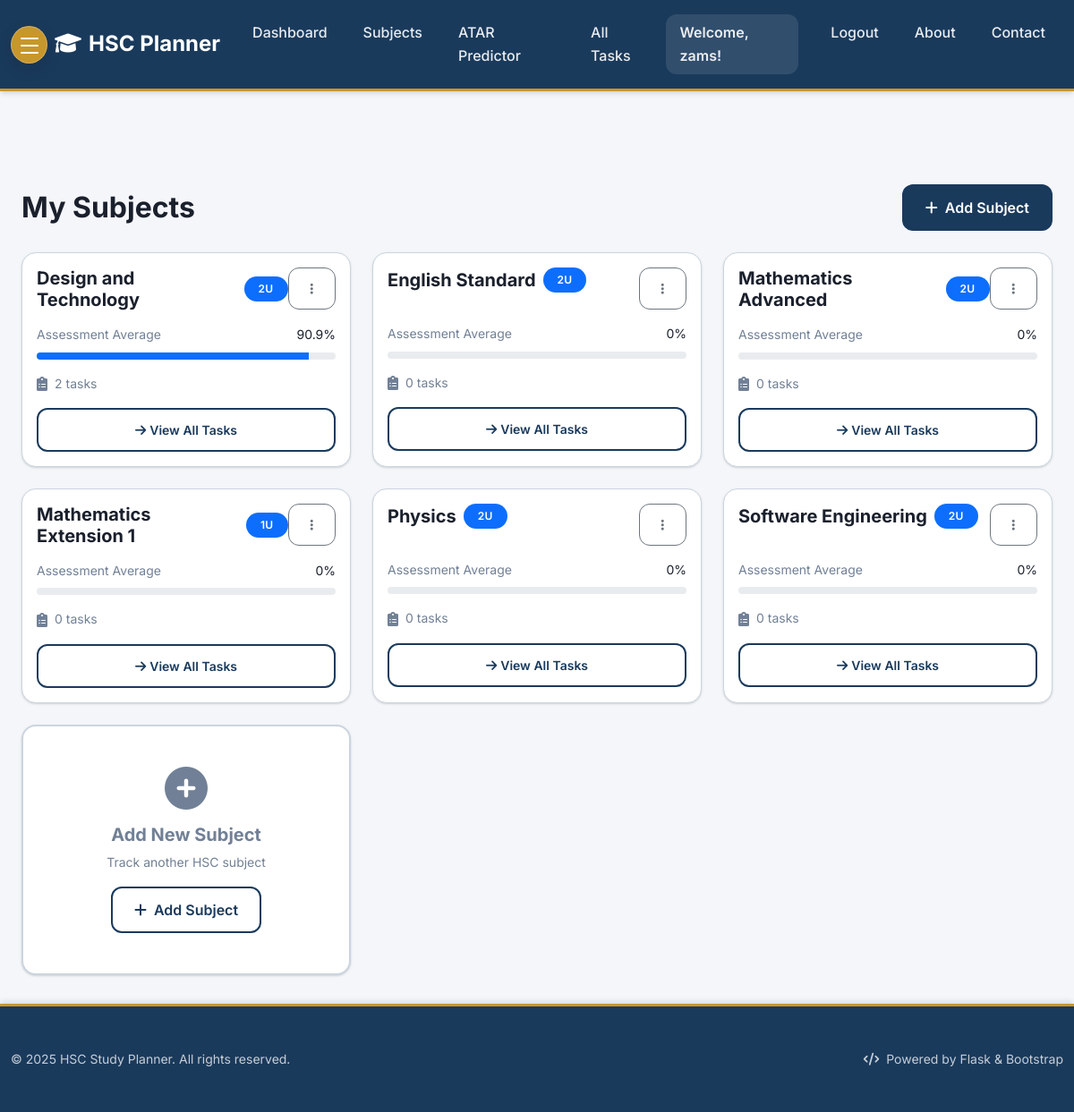
Page /subjects (signed in) on the earlier database version.
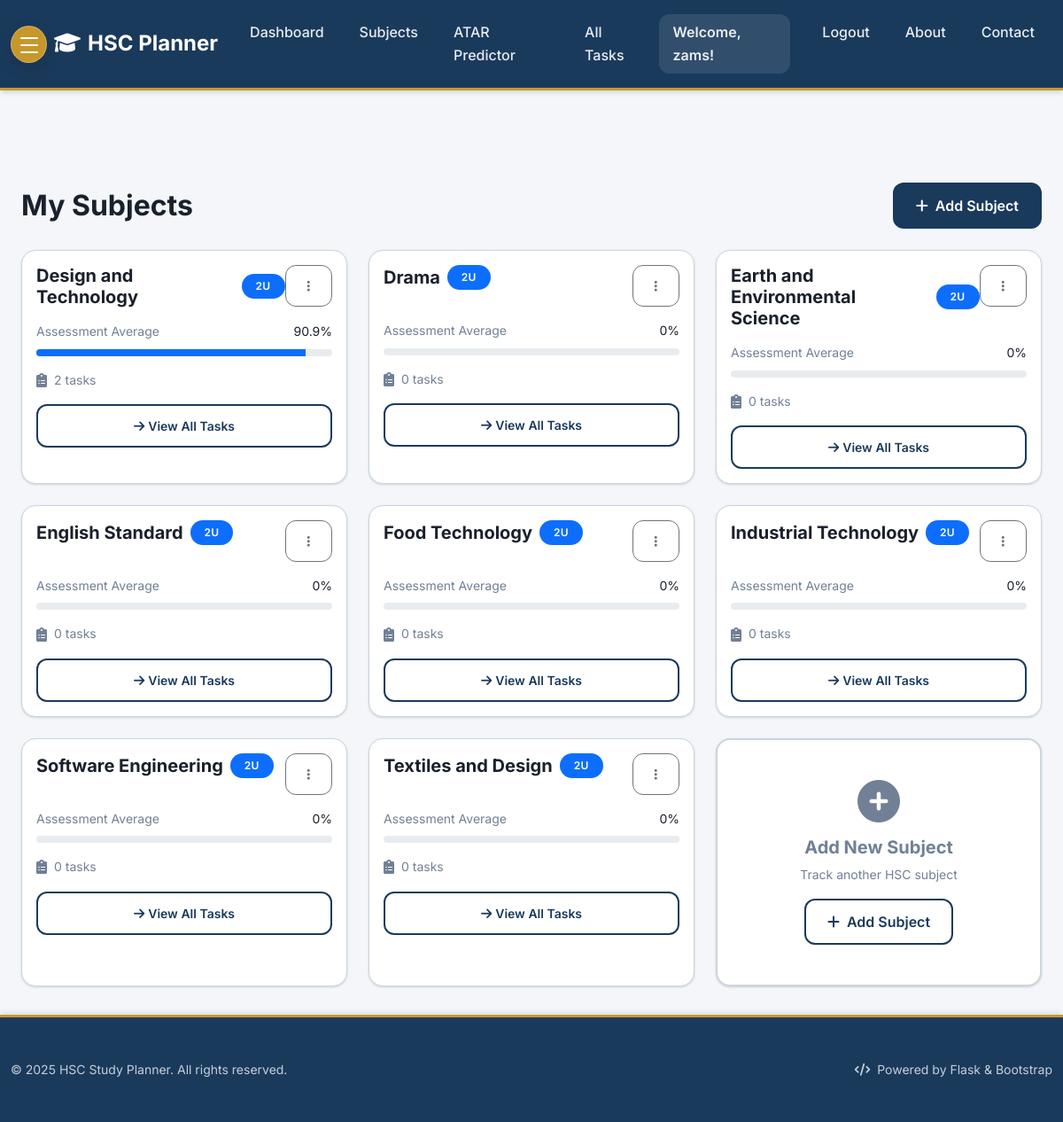
Same page on the later database version.
### tables this page shows
CREATE TABLE users (
    id INTEGER PRIMARY KEY AUTOINCREMENT,
    username TEXT UNIQUE NOT NULL,
    password_hash TEXT NOT NULL,
    email TEXT UNIQUE NOT NULL
);

CREATE TABLE subjects (
                id INTEGER PRIMARY KEY AUTOINCREMENT,
                name TEXT NOT NULL,
                user_id INTEGER NOT NULL,
                units INTEGER NOT NULL DEFAULT 2,
                target_mark INTEGER,
                FOREIGN KEY (user_id) REFERENCES users (id),
                UNIQUE(user_id, name)
            );

### Task_Organiser/app.py (the view)
    @app.route("/subjects")
    @login_required
    def subjects():
        db = get_db()
        try:
            cursor = db.execute("PRAGMA table_info(subjects)")
            columns = [column[1] for column in cursor.fetchall()]
            if "units" in columns and "target_mark" in columns:
                subjects = db.execute(
                    "SELECT * FROM subjects WHERE user_id = ? ORDER BY name",
                    (g.user["id"],),
                ).fetchall()
            else:
                subjects = db.execute(
                    "SELECT id, name, user_id FROM subjects WHERE user_id = ? ORDER BY name",
                    (g.user["id"],),
                ).fetchall()
            subjects_list = []
            for subject in subjects:
                subject_dict = dict(subject)
                if "units" not in subject_dict:
                    subject_dict["units"] = 2
                if "target_mark" not in subject_dict:
                    subject_dict["target_mark"] = None
                if "estimated_mark" not in subject_dict:
                    subject_dict["estimated_mark"] = 0
                assessment_results = db.execute(
                    """
                    SELECT weight, raw_mark, max_mark
                    FROM assessment_results
                    WHERE subject_id = ? AND user_id = ?
                """,
                    (subject_dict["id"], g.user["id"]),
                ).fetchall()
                if assessment_results:
                    total_weighted_score = 0
                    total_weight = 0
                    for result in assessment_results:
                        percentage = (
                            (result["raw_mark"] / result["max_mark"]) * 100
                            if result["max_mark"] > 0
                            else 0
                        )
                        weighted_score = percentage * (result["weight"] / 100)
                        total_weighted_score += weighted_score
                        total_weight += result["weight"]
                    subject_dict["estimated_mark"] = (
                        round(total_weighted_score, 1) if total_weight > 0 else 0
                    )
                else:
                    subject_dict["estimated_mark"] = 0
                task_count = db.execute(
                    "SELECT COUNT(*) as count FROM tasks WHERE user_id = ? AND subject_id = ?",
                    (g.user["id"], subject_dict["id"]),
                ).fetchone()
                subject_dict["task_count"] = task_count["count"] if task_count else 0
                subjects_list.append(subject_dict)
            return render_template("subjects.html", subjects=subjects_list)
        except Exception:
            return render_template("subjects.html", subjects=[])

### Task_Organiser/app.py (called while the page is built)
def login_required(view):
    @wraps(view)
    def wrapped_view(**kwargs):
        if g.user is None:
            return redirect(url_for("login"))
        return view(**kwargs)
    return wrapped_view

### Task_Organiser/db.py (called while the page is built)
def get_db() -> sqlite3.Connection:
    if "db" not in g:
        database_path = current_app.config["DATABASE"]
        g.db = sqlite3.connect(database_path)
        g.db.row_factory = sqlite3.Row
    return g.db

### Task_Organiser/templates/subjects.html (shortened to what this page needs)
{% extends 'base.html' %}
{% block content %}
<div class="container mt-5">
    <div class="d-flex justify-content-between align-items-center mb-4">
        <h2 class="mb-0 fw-bold">My Subjects</h2>
        <button class="btn btn-primary" data-bs-toggle="modal" data-bs-target="#addSubjectModal">
            <i class="fas fa-plus me-2"></i>Add Subject
        </button>
    </div>
    <div class="row g-3 g-md-4">
        {% if subjects %}
            {% for subject in subjects %}
            <div class="col-12 col-md-6 col-lg-4">
                <div class="card card-subject h-100">
                    <div class="card-body">
                        <div class="d-flex justify-content-between align-items-start mb-3">
                            <div class="d-flex align-items-center">
                                <h5 class="card-title fw-bold mb-0 me-2">{{ subject.name }}</h5>
                                <span class="badge bg-primary">{{ subject.units }}u</span>
                            </div>
                            <div class="dropdown">
                                <button class="btn btn-sm btn-outline-secondary" type="button" data-bs-toggle="dropdown">
                                    <i class="fas fa-ellipsis-v"></i>
                                </button>
                            </div>
                        </div>
                        <div class="mb-3">
                            <div class="d-flex justify-content-between align-items-center mb-2">
                                <small class="text-muted">Assessment Average</small>
                                <small class="fw-semibold">{{ subject.estimated_mark }}%</small>
                            </div>
                            <div class="progress" style="height: 8px;">
                                <div class="progress-bar bg-primary" role="progressbar"
                                     style="width: {{ subject.estimated_mark }}%"
                                     aria-valuenow="{{ subject.estimated_mark }}"
                                     aria-valuemin="0" aria-valuemax="100">
                                </div>
                            </div>
                        </div>
                        <div class="d-flex align-items-center text-muted">
                            <i class="fas fa-clipboard-list me-2"></i>
                            <small>{{ subject.task_count }} tasks</small>
                        </div>
                        <div class="mt-3">
                            <a href="{{ url_for('index') }}?subject_id={{ subject.id }}"
                               class="btn btn-outline-primary btn-sm w-100">
                                <i class="fas fa-arrow-right me-1"></i>View All Tasks
                            </a>
                        </div>
                    </div>
                </div>
            </div>
            {% endfor %}
        {% endif %}
        {% if subjects %}
        <div class="col-12 col-md-6 col-lg-4">
            <div class="card h-100 border-2 border-dashed" style="border-color: var(--border); min-height: 280px;">
                <div class="card-body d-flex flex-column justify-content-center align-items-center text-center">
                    <i class="fas fa-plus-circle text-muted mb-3" style="font-size: 3rem;"></i>
                    <h5 class="text-muted mb-2">Add New Subject</h5>
                    <p class="text-muted small mb-3">Track another HSC subject</p>
                    <button class="btn btn-outline-primary" data-bs-toggle="modal" data-bs-target="#addSubjectModal">
                        <i class="fas fa-plus me-2"></i>Add Subject
                    </button>
                </div>
            </div>
        </div>
        {% endif %}
    </div>
</div>
{% endblock %}

### Task_Organiser/templates/base.html (shortened to what this page needs)
<!DOCTYPE html>
<html lang="en">
<head>
    <link href="https://cdn.jsdelivr.net/npm/bootstrap@5.1.3/dist/css/bootstrap.min.css" rel="stylesheet">
    <link href="https://cdnjs.cloudflare.com/ajax/libs/font-awesome/6.0.0/css/all.min.css" rel="stylesheet">
</head>
<body>
    <nav class="navbar navbar-expand-lg navbar-dark">
        <div class="container">
            <button class="burger-menu-btn me-2" type="button" data-bs-toggle="offcanvas" data-bs-target="#appMenu" aria-controls="appMenu" aria-label="Open menu">
                <span></span>
                <span></span>
                <span></span>
            </button>
            <a class="navbar-brand" href="{{ url_for('index') }}">
                <i class="fas fa-graduation-cap me-2"></i>HSC Planner
            </a>
            <div class="navbar-collapse">
                <ul class="navbar-nav me-auto">
                    <li class="nav-item">
                        <a class="nav-link" href="{{ url_for('index') }}">Dashboard</a>
                    </li>
                    <li class="nav-item">
                        <a class="nav-link" href="{{ url_for('subjects') }}">Subjects</a>
                    </li>
                    <li class="nav-item">
                        <a class="nav-link" href="{{ url_for('atar') }}">ATAR Predictor</a>
                    </li>
                    <li class="nav-item">
                        <a class="nav-link" href="{{ url_for('index') }}?view=all">All Tasks</a>
                    </li>
                </ul>
                <div class="navbar-nav ms-auto">
                    {% if g.user %}
                        <span class="navbar-text me-3">Welcome, {{ g.user.username }}!</span>
                        <a class="nav-link" href="{{ url_for('logout') }}" onclick="return confirm('Are you sure you want to logout?')">Logout</a>
                    {% else %}
                        <a class="nav-link" href="{{ url_for('login') }}">Login</a>
                        <a class="nav-link" href="{{ url_for('register') }}">Register</a>
                    {% endif %}
                    <a class="nav-link" href="{{ url_for('about') }}">About</a>
                    <a class="nav-link" href="{{ url_for('contact') }}">Contact</a>
                </div>
            </div>
        </div>
    </nav>
    <main class="container mt-4">
            {% block content %}{% endblock %}
        </main>
    <footer class="footer mt-auto">
        <div class="container py-2 py-md-3">
            <div class="row align-items-center">
                <div class="col-12 col-md-6">
                    <p class="mb-0 opacity-75 small">&copy; 2025 HSC Study Planner. All rights reserved.</p>
                </div>
                <div class="col-12 col-md-6 text-md-end">
                    <p class="mb-0 opacity-75 small">
                        <i class="fas fa-code me-1"></i>
                        Powered by Flask & Bootstrap
                    </p>
                </div>
            </div>
        </div>
    </footer>
</body>
</html>

### Task_Organiser/templates/base.html (style rules this page uses)
:root { --primary: #1a3a5c; --primary-light: #2c5282; --accent: #c8972b; --success: #276749; --danger: #9b2335; --warning: #d69e2e; --info: #3182ce; --bg: #f4f6f9; --card-bg: #ffffff; --text-primary: #1a202c; --text-secondary: #4a5568; --border: #cbd5e0; --text-muted: #718096; --shadow-sm: 0 1px 3px 0 rgba(0, 0, 0, 0.1), 0 1px 2px 0 rgba(0, 0, 0, 0.06); --shadow-md: 0 4px 6px -1px rgba(0, 0, 0, 0.1), 0 2px 4px -1px rgba(0, 0, 0, 0.06); --shadow-lg: 0 10px 15px -3px rgba(0, 0, 0, 0.1), 0 4px 6px -2px rgba(0, 0, 0, 0.05); --shadow-xl: 0 20px 25px -5px rgba(0, 0, 0, 0.1), 0 10px 10px -5px rgba(0, 0, 0, 0.04); --border-radius-sm: 0.5rem; --border-radius-md: 0.75rem; --border-radius-lg: 1rem; --border-radius-xl: 1.5rem; }
* { margin: 0; padding: 0; box-sizing: border-box; }
body { font-family: 'Inter', -apple-system, BlinkMacSystemFont, sans-serif; background: var(--bg); color: var(--text-primary); line-height: 1.6; min-height: 100vh; display: flex; flex-direction: column; }
.navbar { background: var(--primary); box-shadow: var(--shadow-md); border-bottom: 3px solid var(--accent); padding: 1rem 0; }
.navbar-brand { font-family: 'Inter', sans-serif; font-weight: 700; font-size: 1.5rem; color: white !important; }
.nav-link { font-weight: 500; color: rgba(255,255,255,0.9) !important; transition: all 0.3s ease; border-radius: var(--border-radius-md); margin: 0 0.25rem; padding: 0.5rem 1rem !important; }
.navbar-text { color: rgba(255,255,255,0.9) !important; font-weight: 600; background: rgba(255,255,255,0.1); padding: 0.5rem 1rem; border-radius: var(--border-radius-md); }
.card { border: 1px solid var(--border); border-radius: var(--border-radius-lg); box-shadow: var(--shadow-sm); transition: all 0.3s ease; background: var(--card-bg); }
.btn { font-weight: 600; border-radius: var(--border-radius-md); transition: all 0.3s ease; padding: 0.75rem 1.5rem; text-transform: none; letter-spacing: 0; }
.btn-primary { background: var(--primary); color: white; border: 2px solid var(--primary); }
.btn-outline-primary { background: transparent; color: var(--primary); border: 2px solid var(--primary); }
.badge { font-weight: 600; padding: 0.5rem 1rem; border-radius: var(--border-radius-xl); text-transform: uppercase; letter-spacing: 0.025em; font-size: 0.75rem; }
h1, h2, h3, h4, h5, h6 { font-weight: 700; color: var(--text-primary); margin-bottom: 1rem; }
h2 { font-size: 2rem; }
h5 { font-size: 1.25rem; }
.text-muted { color: var(--text-muted) !important; }
footer { background: var(--primary); color: white; border-top: 3px solid var(--accent); padding: 2rem 0; margin-top: auto; box-shadow: 0 -4px 6px -1px rgba(0, 0, 0, 0.1); }
main.container { padding-top: 2rem; padding-bottom: 2rem; flex: 1; }
@media (max-width: 1200px) { .container { max-width: 100%; } }
.burger-menu-btn { width: 42px; height: 42px; border-radius: 50%; display: inline-flex; align-items: center; justify-content: center; padding: 0; position: relative; background: var(--accent); border: 1px solid rgba(255,255,255,0.25); box-shadow: 0 6px 18px rgba(0, 0, 0, 0.12); }
.burger-menu-btn span { display: block; width: 20px; height: 2px; border-radius: 2px; background: #fff; position: absolute; left: 50%; transform: translateX(-50%); transition: transform 0.2s ease, opacity 0.2s ease; }
.burger-menu-btn span:nth-child(1) { top: 12px; }
.burger-menu-btn span:nth-child(2) { top: 20px; }
.burger-menu-btn span:nth-child(3) { top: 28px; }

Differences in the rows shown:
removed subjects: name "Mathematics Advanced", units "2", estimated_mark "0", task_count "0"
removed subjects: name "Mathematics Extension 1", units "1", estimated_mark "0", task_count "0"
removed subjects: name "Physics", units "2", estimated_mark "0", task_count "0"
added subjects: name "Drama", units "2", estimated_mark "0", task_count "0"
added subjects: name "Earth and Environmental Science", units "2", estimated_mark "0", task_count "0"
added subjects: name "Food Technology", units "2", estimated_mark "0", task_count "0"
added subjects: name "Industrial Technology", units "2", estimated_mark "0", task_count "0"
added subjects: name "Textiles and Design", units "2", estimated_mark "0", task_count "0"
